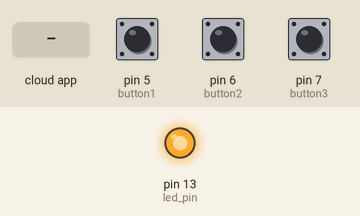
This sketch was run on a simulated Arduino Uno, built with avr-gcc and run on an emulated ATmega328P. Parts: output pins drawn as LEDs (lit = HIGH). The inputs (shaded band) are chosen by the test bench; at power-on: pin 5 (button1) LOW, pin 6 (button2) LOW, pin 7 (button3) LOW. The ROS host is connected and sends only what is stated.

Above: at 1.2 s.
1.3 s: the phone or cloud app sets toggle_led to 0
At 2.1 s:
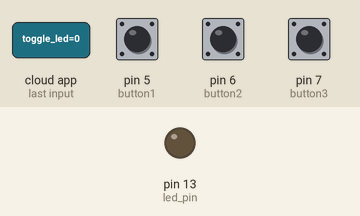
2.8 s: the phone or cloud app sets toggle_led to 1
At 3.3 s:
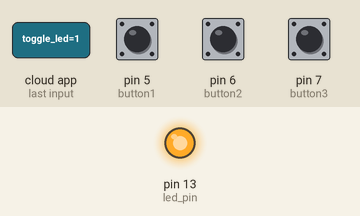
Timing chart, 0 to 5.8 s (numbered marks = the images above; inputs shaded):
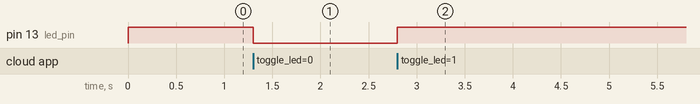

Measured:
- after the input at 1.3 s, pin 13 (led_pin): HIGH → LOW at once
- after the input at 2.8 s, pin 13 (led_pin): LOW → HIGH at once

The sketch:

roscontrolbutton.ino
```cpp
/*
     * Button Example for Rosserial
     */

    #include <ros.h>
    #include <std_msgs/Bool.h>
    #include <std_msgs/String.h>
    #include <std_msgs/Empty.h>

    ros::NodeHandle nh;
     long debounce_delay=150;

   bool last_readingB1;
long last_debounce_timeB1=0;
bool publishedB1 = true;

bool last_readingB2;
long last_debounce_timeB2=0;
bool publishedB2 = true;

bool last_readingB3;
long last_debounce_timeB3=0;
bool publishedB3 = true;

   void messageCb( const std_msgs::Empty& toggle_msg){
    last_debounce_timeB1=millis();
    last_debounce_timeB2=millis();
    last_debounce_timeB3=millis();
  digitalWrite(13, HIGH-digitalRead(13));  }
   std_msgs:: String pushed_msg;
   ros::Publisher pub_button("pushed", &pushed_msg);
   ros::Subscriber<std_msgs::Empty> sub("toggle_led", &messageCb );


   const int button1 = 5;
   const int button2 = 6;
   const int button3 = 7;
   const int led_pin = 13;

  bool b1 = false;
  bool b2 = false;
  bool b3 = false;

  char* dataB1 = "1";
  char* dataB2 = "2";
  char* dataB3 = "3";


   void setup()
   {
     nh.initNode();
     nh.advertise(pub_button);
     nh.subscribe(sub);
     pinMode(led_pin, OUTPUT);
     pinMode(button1, INPUT);
     pinMode(button2, INPUT);
     pinMode(button3, INPUT);
     pinMode(13,OUTPUT);
     digitalWrite(13,HIGH);
   }

   void loop()
   {
    if(!digitalRead(13)){
    bool readingB1 =  digitalRead(button1);
    bool readingB2 =  digitalRead(button2);
    bool readingB3 =  digitalRead(button3);
  if (last_readingB1!= readingB1){
      last_debounce_timeB1 = millis();
      publishedB1 = false;
  }

  //if the button value has not changed for the debounce delay, we know its stable
  if ( !publishedB1 && (millis() - last_debounce_timeB1)  > debounce_delay) {

    pushed_msg.data = dataB1;
    pub_button.publish(&pushed_msg);
    publishedB1 = true;
  }
if (last_readingB2!= readingB2){
      last_debounce_timeB2 = millis();
      publishedB2 = false;
  }

  //if the button value has not changed for the debounce delay, we know its stable
  if ( !publishedB2 && (millis() - last_debounce_timeB2)  > debounce_delay) {

    pushed_msg.data = dataB2;
    pub_button.publish(&pushed_msg);
    publishedB2 = true;
  }
  if (last_readingB3!= readingB3){
      last_debounce_timeB3 = millis();
      publishedB3 = false;
  }

  //if the button value has not changed for the debounce delay, we know its stable
  if ( !publishedB3 && (millis() - last_debounce_timeB3)  > debounce_delay) {

    pushed_msg.data = dataB3;
    pub_button.publish(&pushed_msg);
    publishedB3 = true;
  }
  last_readingB1 = readingB1;
  last_readingB2 = readingB2;
  last_readingB3 = readingB3;
    }

     nh.spinOnce();
}
```
